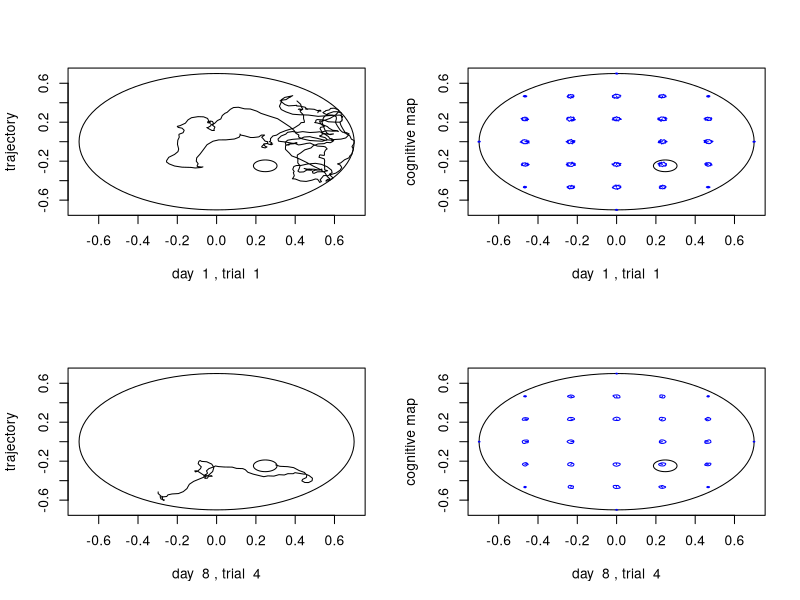

This figure's R source:
run_trial <- function(weights0, Wmult, sigma_dc, sigma_ac, DC, Vdecay, ac_const, beta, etdecay, lrate, discf, noise, platform_x, platform_y, starting_x, starting_y, speed, wall_pun)
{
  # FIXED PARAMETERS OF THE EXPERIMENT
  
  pool_diameter <- 1.4 #Maze diameter in metres (m)
  platform_radius <- 0.06 #Platform radius
  
  N_dc <- 10 #Population of distance cells
  N_ac <- 36 #Population of action cells
  which <- 0
  
  dist <- 0
  wall_zone <- 0
  quadrants <- c(0,0,0,0) #Percentage spent on each quadrant
  
  weights <- weights0 #Initialize modifiable weights
  
  el_tr <- matrix(rep(0, N_dc*N_ac), nrow = N_dc) #Initialize eligibility traces matrix
  
  #Initialize trajectories
  track_x <- starting_x #Current position of trajectory is equal to the starting location of the animal
  track_y <- starting_y
  vel_x <- 0
  vel_y <- 0
  
  # NAVIGATION LOOP
  while ((track_x[length(track_x)] - platform_x)^2 + (track_y[length(track_y)] - platform_y)^2 > platform_radius^2)
  {
    weights <- weights*(1-noise) + matrix(runif(N_dc*N_ac), nrow = N_dc)*Wmult*noise
    
    #current distance to the wall
    dist.to.wall = pool_diameter/2-sqrt(track_x[length(track_x)]^2+track_y[length(track_y)]^2)
    
    #Calculate DC activation
    DC_activation <- rep(0, N_dc)
    for (i in 1:N_dc){
      DC_activation[i] <- exp(-(dist.to.wall -DC[i])^2/(2*sigma_dc^2))
    }
    
    #Calculate AC activation (i.e. value of the action, Q)
    if (length(track_x) > 1){
      prevQ <- AC_activation[which] #Displays the Q value before movement
    }
    
    AC_activation <- DC_activation %*% weights
    
    #Make an action
    ACsel <- AC_activation^beta
    ACsel <- ACsel / sum(ACsel)
    ASrand <- runif(1)
    which <- 1
    ASsum <- ACsel[1]
    while (which < N_ac && ASsum < ASrand){
      which <- which + 1
      ASsum <- ASsum + ACsel[which]
    }
    
    #Eligibility traces
    el_tr <- el_tr * etdecay
    
    for (j in 1:N_ac){
      itmp <- min(abs(j-which), N_ac-abs(j-which))
      actgaus <- exp(-(itmp*itmp)/(2*sigma_ac*sigma_ac))
      el_tr[,j] <- el_tr[,j] + actgaus*AC_activation[j]*t(t(DC_activation))
    }
    
    #moving direction
    # dir_x = 
    if(track_x[length(track_x)]>=0){
      central.angle = atan(track_y[length(track_y)]/(track_x[length(track_x)]))
    } else {
      central.angle = pi+atan(track_y[length(track_y)]/(track_x[length(track_x)]))
    }
    moving.dir = pi+central.angle+which/N_ac*2*pi
    
    
    
    vel_x = c(vel_x, (vel_x[length(vel_x)]+ac_const*cos(moving.dir))*Vdecay)
    vel_y = c(vel_y, (vel_y[length(vel_y)]+ac_const*sin(moving.dir))*Vdecay)
    #velocity per time step (not second)
    track_x = c(track_x, track_x[length(track_x)]+vel_x[length(vel_x)])
    track_y = c(track_y, track_y[length(track_y)]+vel_y[length(vel_y)])
    
    #Check if not out of bounds, reset location & speed if so
    if (track_x[length(track_x)]^2 + track_y[length(track_y)]^2 > (pool_diameter/2)^2)
    {
      ratio = (track_x[length(track_x)]^2 + track_y[length(track_y)]^2)/((pool_diameter/2)^2)
      track_x[length(track_x)] = track_x[length(track_x)]/sqrt(ratio)
      track_y[length(track_y)] = track_y[length(track_y)]/sqrt(ratio)
      vel_x[length(vel_x)] = track_x[length(track_x)] - track_x[length(track_x)-1]
      vel_y[length(vel_y)] = track_y[length(track_y)] - track_y[length(track_y)-1]
    }
    
    
    if (length(track_x) > 2)
    { if ((track_x[length(track_x)]  - platform_x)^2 + (track_y[length(track_y)]  - platform_y)^2 < platform_radius^2)
    { rew = 10 } #found platform - reward
      else if (track_x[length(track_x)]^2+track_y[length(track_y)]^2 > (0.99*pool_diameter/2)^2)
      { rew = -wall_pun } #hit wall - punishment
      else
      { rew = 0 } #didn't find - no reward
      
      currQ = AC_activation[which]
      tderr = rew + discf*currQ - prevQ #temporal difference error
      weights = pmax(weights + lrate*tderr*el_tr, 0)
    }
    
    laststep = sqrt((track_x[length(track_x)]-track_x[length(track_x)-1])^2 + (track_y[length(track_y)]-track_y[length(track_y)-1])^2)
    dist = dist + laststep
    
    if (track_x[length(track_x)]^2 + track_y[length(track_y)]^2 > 0.8*(pool_diameter/2)^2)
    { wall_zone = wall_zone + 1 }
    else if (track_x[length(track_x)] > 0 && track_y[length(track_y)] > 0)
    { quadrants[1] = quadrants[1] + 1 }
    else if (track_x[length(track_x)] < 0 && track_y[length(track_y)] > 0)
    { quadrants[2] = quadrants[2] + 1 }
    else if (track_x[length(track_x)] < 0 && track_y[length(track_y)] < 0)
    { quadrants[3] = quadrants[3] + 1 }
    else
    { quadrants[4] = quadrants[4] + 1 }
    
    if (length(track_x) > 100) # evaluate latency only after 100+ steps to be accurate
    { speed_ts = mean(sqrt((vel_x[-1]^2+vel_y[-1]^2))) # speed in meters/time step
    latency = (length(track_x)-1) * speed_ts / speed # convert to seconds
    if (latency > 60) # if more than a minute, stop
    { break }
    }
    
  }
  
  latency <- length(track_x)-1 # latency in time steps
  wall_zone <- wall_zone/latency
  quadrants <- quadrants/latency
  speed_ts <- mean(sqrt((vel_x[-1]^2+vel_y[-1]^2))) # speed in meters/time step
  
  latency <- latency * speed_ts / speed # latency in seconds
  return(list(weights, track_x, track_y, vel_x, vel_y, dist, wall_zone, quadrants, latency))
}


N_dc <- 10 #Population of distance cells [100..300]
N_ac <- 36 #Population of action cells [25..50]

plot_trajectories <- 1 #yes - 1, no - 0
plot_cognitive_maps <- 1 #yes - 1, no - 0
pln <- plot_trajectories + plot_cognitive_maps
Nruns <- 1 #how many runs to run if not plotting anything
variable_platform <- 0 #the platform is variable - 1, the platform is fixed - 0

pool_diameter <- 1.4 #Maze diameter (\phi) in metres (m)
platform_radius <- 0.06 #Platform radius (m)
sigma_dc <- 0.1 #place cell sigma (standard deviation), in meters [0.05..0.2]
sigma_ac <- 2 #action cell sigma (standard deviation), in action cells [1..3]

etdecay <- 0.83 #Eligibility trace decay (lambda) [0.75..0.95] LESS THAN GAMMA!
beta <- 6 #Exploration-exploitation factor (\beta) [0.5..12]
alpha <- 0.01 #Learning rate (\alpha) [0.005..0.02]
gamma <- 0.85 #Discount factor (\gamma) [0.75..0.95]

Vdecay <- 0.82 #velocity decay [0.75..0.95]
ac_const <- 0.02 #acceleration const [0.01..0.03]
Wnoise <- 0.0004 #Weight noise [0.0001..0.0007]
Wmult <- 0.1 #Weight multiplier [0.05..0.15]
hitwall <- 0.5 #punishment for hitting the wall [0..1]
speed <- 0.175 #mouse speed (m/s) [0.1..0.25]



Ntrials <- 4 #number of trials per day
Ndays <- 8 #number of days


#performance measures to compute: latency, distance, time in target quadrant, opposite quadrant, and wall zone
if (pln > 0.5) #if any plots
{ PMs_dc <- array(rep(0,5*Ndays*Ntrials), c(5,Ndays,Ntrials))
} else {
  PMs_dc <- array(rep(0,5*Ndays*Ntrials*Nruns), c(5,Ndays,Ntrials,Nruns)) }
#multiple runs


#Platform coordinates:
platform_x <- cos(-pi/4)*pool_diameter/4 #x coordinate
platform_y <- sin(-pi/4)*pool_diameter/4 #y coordinate

#Starting locations of the modeled animal (4 different ones):
strad <- pool_diameter/2*0.85 #15% of maze radius to the wall
starting_xs <- strad * c(cos(pi/6), cos(pi/3), cos(7*pi/6), cos(4*pi/3)) #x coordinates
starting_ys <- strad * c(sin(pi/6), sin(pi/3), sin(7*pi/6), sin(4*pi/3)) #y coordinates

th <- (0:100)/50*pi #for plotting circles :)

if (pln > 0.5) {
  
#Generate initial weights
weights <- matrix(runif(N_dc*N_ac), nrow = N_dc)*Wmult

#Generate distance cells
DC <- rep(0,N_dc)

for (i in 1:N_dc) {
  #For each place cell:
  DC[i] <- runif(1)*(pool_diameter/2) #Random positions of distance cells

}

par(mfrow=c(2,2))


for (day in 1:Ndays) {
  idxs = sample(4) #randomly choose 4 starting locations
  for (trial in 1:Ntrials){
    if (variable_platform==1){ #the variable platform generation
      whichplatform=sample(c(1,-1),1)
      platform_x = platform_x*whichplatform
      platform_y = platform_y*whichplatform
    }
    
    
    idx <- idxs[trial] #take each location
    starting_x <- starting_xs[idx]
    starting_y <- starting_ys[idx]
    
    modresults <- run_trial (weights, Wmult, sigma_dc, sigma_ac, DC, Vdecay, ac_const, beta, etdecay, alpha, gamma, Wnoise, platform_x, platform_y, starting_x, starting_y, speed, hitwall)
    #run trial
    weights <- modresults[[1]]
    track_x <- modresults[[2]]
    track_y <- modresults[[3]]
    vel_x <- modresults[[4]]
    vel_y <- modresults[[5]]
    
    #        weights <- wres
    
    PMs_dc[1,day,trial] <- modresults[[9]] #latency
    PMs_dc[2,day,trial] <- modresults[[6]] #dist
    PMs_dc[3,day,trial] <- modresults[[8]][4]*100 #target quadrant
    PMs_dc[4,day,trial] <- modresults[[8]][2]*100 #opposite quadrant
    PMs_dc[5,day,trial] <- modresults[[7]]*100 #wall zone
    #record performance measures
    
    if (plot_trajectories&((day==1&trial==1)|(day==8&trial==4)))
    {
      #plot the maze
      plot(pool_diameter/2*cos(th),pool_diameter/2*sin(th),type = "l", xlab = paste("day ",day,", trial ",trial), ylab = "trajectory")
      #plot the trajectory
      lines(track_x, track_y, type = "l")
      #plot the platform
      lines(platform_x+platform_radius*cos(th),platform_y+platform_radius*sin(th),type = "l")
    }
    
    if (plot_cognitive_maps&((day==1&trial==1)|(day==8&trial==4))){
      #plot the maze
      plot(pool_diameter/2*cos(th),pool_diameter/2*sin(th),type = "l",xlab = paste("day ",day,", trial ",trial), ylab = "cognitive map")
      #plot the cognitive map
      for (x in (-3:3)*(pool_diameter/6)){
        for (y in (-3:3)*(pool_diameter/6)){
          if (x^2 + y^2 <= (pool_diameter/2)^2){
            x2 = x
            y2 = y
            dist.to.wall = pool_diameter/2-sqrt(x2^2+y2^2)
            for (k in 1:N_ac){
              DC_activation <- rep(0,N_dc)
              for (i in 1:N_dc){
                DC_activation[i] <- exp(-(dist.to.wall -DC[i])^2/(2*sigma_dc^2))
              }
              #Calculate AC activation (i.e. value of the action)
              AC_activation <- rep(0,N_ac)
              for (i in 1:N_ac){
                for (j in 1:N_dc){
                  AC_activation[i] <- AC_activation[i] + DC_activation[j]*weights[j,i]
                }
              }
              #direction of AC activation
              if(x>=0){
                central.angle = atan(y/x)
              } else {
                central.angle = pi+atan(y/x)
              }
              
              moving.dir = pi+central.angle+k/N_ac*2*pi
              
              x2 <- c(x2, x + (AC_activation[k]/10)*cos(moving.dir))
              y2 <- c(y2, y + (AC_activation[k]/10)*sin(moving.dir))
              #                 line([x x2],[y y2],'Color',[k/N_ac 0 1-k/N_ac])
            }
            lines(x2,y2,type = "l",col = "blue")
          }
        }
      }
      # plot the platform
      lines(platform_x+platform_radius*cos(th),platform_y+platform_radius*sin(th),type = "l")
    }
  }
}


}else{
  # run multiple times without plotting!
  
  for (reps in 1:Nruns){
    weights <- matrix(runif(N_dc*N_ac), nrow = N_dc) * Wmult
    print(reps)
    
    DC <- rep(0, N_dc)
    for (i in 1:N_dc) {
      DC[i] <- runif(1) * (pool_diameter)
    }
    
    for (day in 1:Ndays){
      idxs = sample(4)
      for (trial in 1:Ntrials){
        
        if (variable_platform == 1){
          whichplatform = sample(c(1,-1), 1)
          platform_x = platform_x * whichplatform
          platform_y = platform_y * whichplatform
        }
        
        idx <- idxs[trial]
        starting_x <- starting_xs[idx]
        starting_y <- starting_ys[idx]
        
        modresults <- run_trial(
          weights, Wmult, sigma_dc, sigma_ac, DC,
          Vdecay, ac_const, beta, etdecay, alpha, gamma,
          Wnoise, platform_x, platform_y,
          starting_x, starting_y, speed, hitwall
        )
        
        weights <- modresults[[1]]
        
        PMs_dc[1, day, trial, reps] <- modresults[[9]]      # latency
        PMs_dc[2, day, trial, reps] <- modresults[[6]]      # dist
        PMs_dc[3, day, trial, reps] <- modresults[[8]][4]*100  # target quadrant
        PMs_dc[4, day, trial, reps] <- modresults[[8]][2]*100  # opposite quadrant
        PMs_dc[5, day, trial, reps] <- modresults[[7]]*100     # wall zone
      }
    }
  }
  
  ## AVERAGE 50 RUNS FOR EACH TRIAL AND COMPUTE SE
  rows_list <- list()
  k <- 1
  
  for (day in 1:Ndays) {
    for (trial in 1:Ntrials) {
      latency_vals <- PMs_dc[1, day, trial, ]
      dist_vals <- PMs_dc[2, day, trial, ]
      target_vals <- PMs_dc[3, day, trial, ]
      opposite_vals <- PMs_dc[4, day, trial, ]
      wall_vals <- PMs_dc[5, day, trial, ]
      
      rows_list[[k]] <- data.frame(
        day = day,
        trial = trial,
        trial_global = (day - 1) * Ntrials + trial,
        
        latency_dc = mean(latency_vals, na.rm = TRUE),
        latency_dc_se = sd(latency_vals, na.rm = TRUE) / sqrt(sum(!is.na(latency_vals))),
        
        dist_dc = mean(dist_vals, na.rm = TRUE),
        dist_dc_se = sd(dist_vals, na.rm = TRUE) / sqrt(sum(!is.na(dist_vals))),
        
        target_quadrant_dc = mean(target_vals, na.rm = TRUE),
        target_quadrant_dc_se = sd(target_vals, na.rm = TRUE) / sqrt(sum(!is.na(target_vals))),
        
        opposite_quadrant_dc = mean(opposite_vals, na.rm = TRUE),
        opposite_quadrant_dc_se = sd(opposite_vals, na.rm = TRUE) / sqrt(sum(!is.na(opposite_vals))),
        
        wall_zone_dc = mean(wall_vals, na.rm = TRUE),
        wall_zone_dc_se = sd(wall_vals, na.rm = TRUE) / sqrt(sum(!is.na(wall_vals)))
      )
      k <- k + 1
    }
  }
  
  ## STORE THE RAW RUN LEVELS DATA TOO
  rows_run <- list()
  k_run <- 1
  
  for (r in 1:Nruns) {
    for (day in 1:Ndays) {
      for (trial in 1:Ntrials) {
        rows_run[[k_run]] <- data.frame(
          run = r,
          day = day,
          trial = trial,
          trial_global = (day - 1) * Ntrials + trial,
          latency = PMs_dc[1, day, trial, r],
          distance = PMs_dc[2, day, trial, r],
          target_quadrant = PMs_dc[3, day, trial, r],
          opposite_quadrant = PMs_dc[4, day, trial, r],
          wall_zone = PMs_dc[5, day, trial, r]
        )
        k_run <- k_run + 1
      }
    }
  }
  
  ## OUTPUT THE RAW RUNS CSV, MEAN + SE CSV, AND THE RAW PM ARRAY
  run_level_dc <- do.call(rbind, rows_run)
  write.csv(run_level_dc, "distance_cell_fixed_run_level.csv", row.names = FALSE)
 
  trial_summary_dc <- do.call(rbind, rows_list)
  
  write.csv(trial_summary_dc, "distance_cell_trial_mean_over_runs.csv", row.names = FALSE)
  saveRDS(PMs_dc, "PMs_distance_fixed.rds")
}
